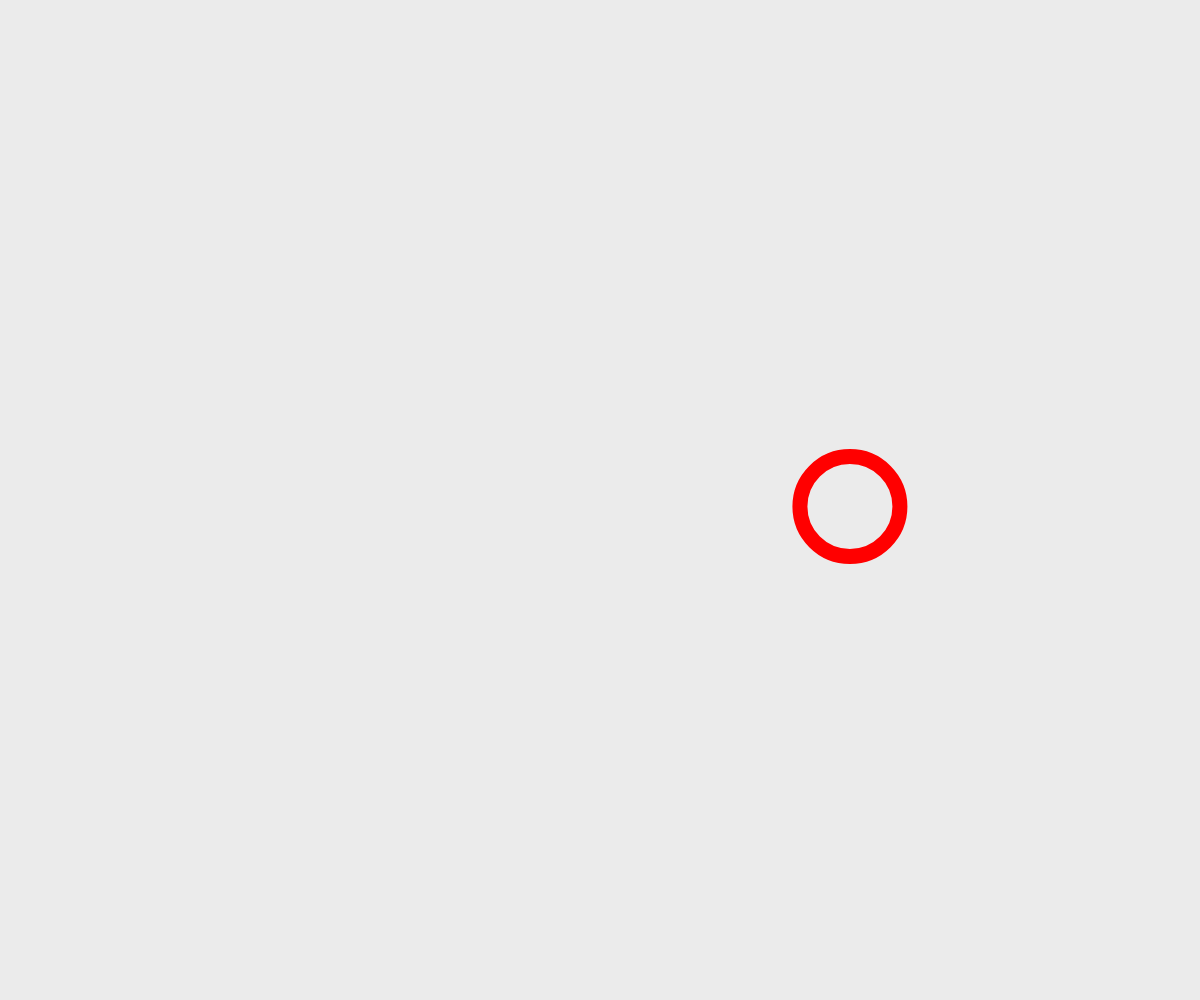
Frame 1 (no input)
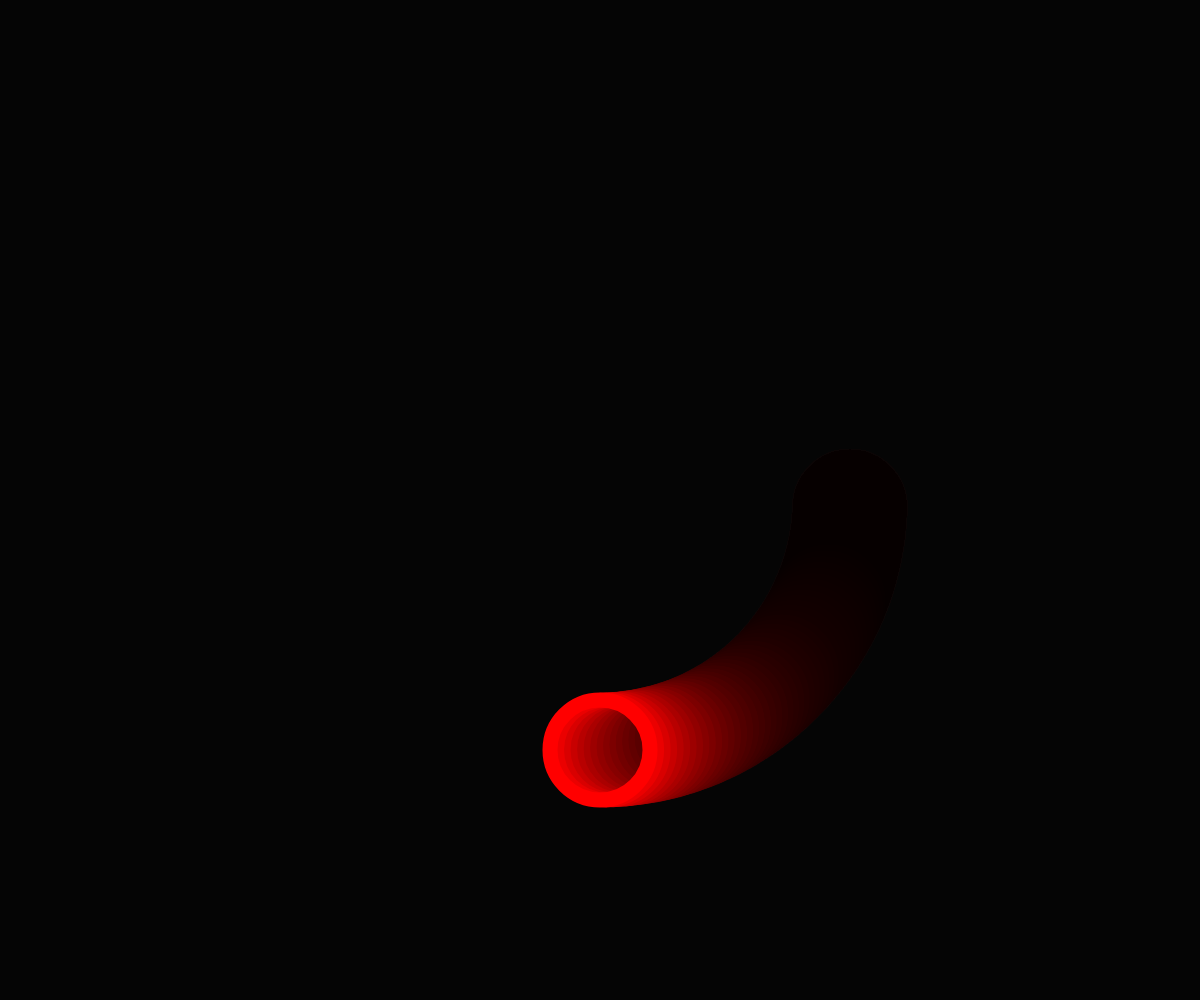
Frame 60 (no input)
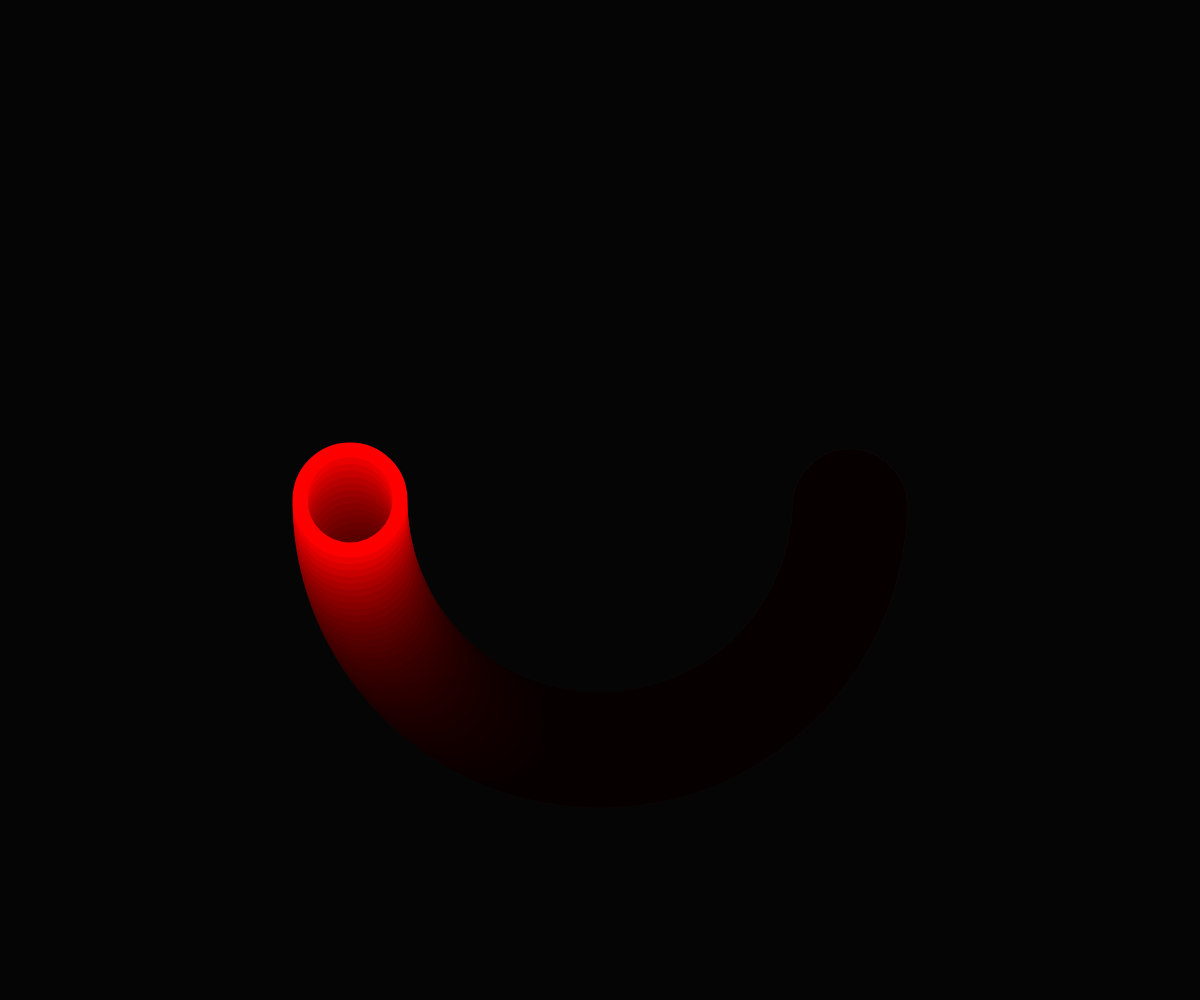
Frame 120 (the mouse pressed at the canvas centre since frame 60)

The p5.js sketch that drew these frames (run headless with seeded random() and noise() and a simulated clock; from frame 60 on, the mouse is pressed at the canvas centre):

// p5.js sketch
// ── sketch.js
function setup() {
    createCanvas(windowWidth, windowHeight);

    // background 设置也可以放在 setup中
    // 只会初始化执行一次，设置canvas画布的颜色
    // 如果存在resizeCanvas，颜色配置会失效，需要在resize函数中配置背景
    // background(0);
}

function windowResized() {
    resizeCanvas(windowWidth, windowHeight);

    // background(0);
}

// function background1() {
//     background(...arguments)
//     console.log(111)
// }
/**
 * 只要画布生成一次，就会销毁原来的，执行新的draw
 */
function draw() {

    /**
     * 创建动态模糊的一种技巧
     * 不是用纯黑色来清除每一帧
     * 我们使用(N/255)%不透明度的黑色
     */
    background(0, 0, 0, 20);

    const dim = min(width, height);

    noFill();
    strokeWeight(dim * 0.015);
    stroke('red');


    // 可以更改 1000 属性
    const time = millis() / 1000;

    // 速度
    const speed = 0.25;

    // 角度
    const angle = time * PI * 2.0 * speed;

    const cx = width / 2;
    const cy = height / 2;

    // x 坐标
    // y 坐标
    const u = cos(angle);
    const v = sin(angle);


    // 以中心为原点的旋转的大小
    const radius = dim * 0.25;

    const px = cx + radius * u
    const py = cy + radius * v

    // 半径
    const r = dim * 0.1;

    circle(px, py, r)
    // noLoop()
}
